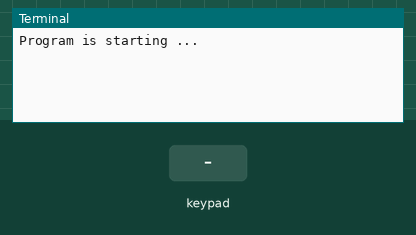
Recording of a program running on a simulated Raspberry Pi (BCM pin numbers). Shown: the last lines printed to the terminal. The test bench sets the inputs (shaded band). The clock reads 2024-03-15 10:24:30 at power-on unless the program sets it.

Above: at 1.2 s.
1.3 s: key '1' pressed
At 2.5 s:
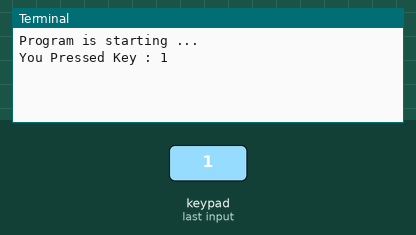
2.8 s: keypad keys 1 2 * pressed 0.4 s apart
At 4.1 s:
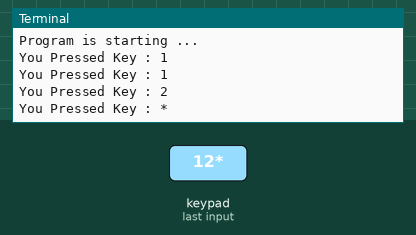
5.5 s: key 'A' pressed
At 6.7 s:
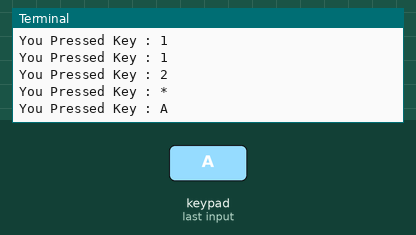
7.0 s: key 'C' pressed
At 8.2 s:
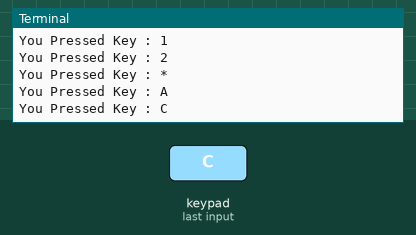
8.5 s: keypad keys 2 5 # pressed 0.4 s apart
At 10.1 s:
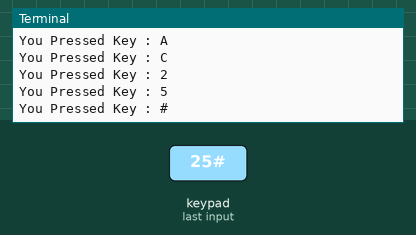
11.2 s: keypad keys 1 2 D pressed 0.4 s apart
At 13.4 s:
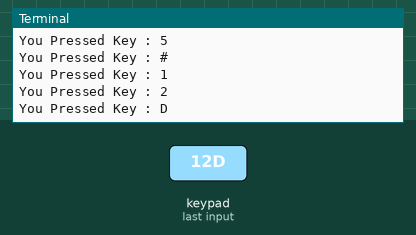
Timing chart, 0 to 14.9 s (numbered marks = the images above; inputs shaded):
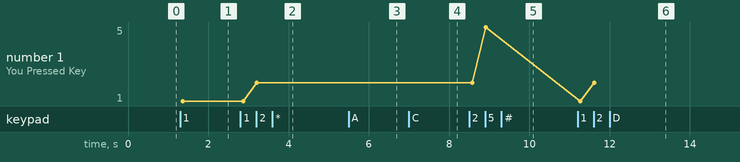

The program:

Keypad.py
```python
from gpiozero import InputDevice, OutputDevice
import time
#class Key:Define some of the properties of Key
class Key(object):
    NO_KEY = '\0'
    #Defines the four states of Key
    IDLE = 0
    PRESSED = 1
    HOLD = 2
    RELEASED = 3
    #define OPEN and CLOSED
    OPEN = 0
    CLOSED =1
    #constructor
    def __init__(self):
        self.kchar = self.NO_KEY
        self.kstate = self.IDLE
        self.kcode = -1
        self.stateChanged = False

class Keypad(object):
    NULL = '\0'
    LIST_MAX = 10   #Max number of keys on the active list.
    MAPSIZE = 10    #MAPSIZE is the number of rows (times 16 columns)
    bitMap = [0]*MAPSIZE
    key = [Key()]*LIST_MAX
    holdTime = 500      #key hold time
    holdTimer = 0
    startTime = 0
    #Allows custom keymap, pin configuration, and keypad sizes.
    def __init__(self,usrKeyMap,row_Pins,col_Pins,num_Rows,num_Cols):
        self.rowPins = row_Pins
        self.colPins = col_Pins
        self.numRows = num_Rows
        self.numCols = num_Cols

        self.keymap = usrKeyMap
        self.setDebounceTime(10)
    #Returns a single key only. Retained for backwards compatibility.
    def getKey(self):
        single_key = True
        if(self.getKeys() and self.key[0].stateChanged and (self.key[0].kstate == self.key[0].PRESSED)):
            return self.key[0].kchar
        single_key = False
        return self.key[0].NO_KEY
    #Populate the key list.
    def getKeys(self):
        keyActivity = False
        #Limit how often the keypad is scanned.
        if((time.time() - self.startTime) > self.debounceTime*0.001):
            self.scanKeys()
            keyActivity = self.updateList()
            self.startTime = time.time()
        return keyActivity
    #Hardware scan ,the result store in bitMap
    def scanKeys(self):
        #Re-intialize the row pins. Allows sharing these pins with other hardware.
        inputs = list(map(lambda pin: InputDevice(pin, pull_up=True), self.rowPins))
        #bitMap stores ALL the keys that are being pressed.   outputs = OutputDevice(pin_c,active_high=False)
        for pin_c in self.colPins:
            outputs = OutputDevice(pin_c)
            outputs.off()
            i=0
            for r in self.rowPins: #keypress is active low so invert to high.   inputs[i].is_active inputs[i].value
                self.bitMap[self.rowPins.index(r)] = self.bitWrite(self.bitMap[self.rowPins.index(r)],self.colPins.index(pin_c), inputs[i].value)
                i =i+1
            #Set pin to high impedance input. Effectively ends column pulse.
            outputs.on()
            outputs.close()
            outputs = InputDevice(pin_c,pull_up=True)
    #Manage the list without rearranging the keys. Returns true if any keys on the list changed state.
    def updateList(self):
        anyActivity = False
        kk = Key()
        #Delete any IDLE keys
        for i in range(self.LIST_MAX):
            if(self.key[i].kstate == kk.IDLE):
                self.key[i].kchar = kk.NO_KEY
                self.key[i].kcode = -1
                self.key[i].stateChanged = False
        # Add new keys to empty slots in the key list.
        for r in range(self.numRows):
            for c in range(self.numCols):
                button = self.bitRead(self.bitMap[r],c)
                keyChar = self.keymap[r * self.numCols +c]
                keyCode = r * self.numCols +c
                idx = self.findInList(keyCode)
                #Key is already on the list so set its next state.
                if(idx > -1):
                    self.nextKeyState(idx,button)
                #Key is NOT on the list so add it.
                if((idx == -1) and button):
                    for i in range(self.LIST_MAX):
                        if(self.key[i].kchar == kk.NO_KEY): #Find an empty slot or don't add key to list.
                            self.key[i].kchar = keyChar
                            self.key[i].kcode = keyCode
                            self.key[i].kstate = kk.IDLE    #Keys NOT on the list have an initial state of IDLE.
                            self.nextKeyState(i,button)
                            break   #Don't fill all the empty slots with the same key.
        #Report if the user changed the state of any key.
        for i in range(self.LIST_MAX):
            if(self.key[i].stateChanged):
                anyActivity = True
        return anyActivity
    #This function is a state machine but is also used for debouncing the keys.
    def nextKeyState(self,idx, button):
        self.key[idx].stateChanged = False
        kk = Key()
        if(self.key[idx].kstate == kk.IDLE):
            if(button == kk.CLOSED):
                self.transitionTo(idx,kk.PRESSED)
                self.holdTimer = time.time()    #Get ready for next HOLD state.
        elif(self.key[idx].kstate == kk.PRESSED):
            if((time.time() - self.holdTimer) > self.holdTime*0.001):   #Waiting for a key HOLD...
                self.transitionTo(idx,kk.HOLD)
            elif(button == kk.OPEN):        # or for a key to be RELEASED.
                self.transitionTo(idx,kk.RELEASED)
        elif(self.key[idx].kstate == kk.HOLD):
            if(button == kk.OPEN):
                self.transitionTo(idx,kk.RELEASED)
        elif(self.key[idx].kstate == kk.RELEASED):
            self.transitionTo(idx,kk.IDLE)

    def transitionTo(self,idx,nextState):
        self.key[idx].kstate = nextState
        self.key[idx].stateChanged = True
    #Search by code for a key in the list of active keys.
    #Returns -1 if not found or the index into the list of active keys.
    def findInList(self,keyCode):
        for i in range(self.LIST_MAX):
            if(self.key[i].kcode == keyCode):
                return i
        return -1
    #set Debounce Time, The default is 50ms
    def setDebounceTime(self,ms):
        self.debounceTime = ms
    #set HoldTime,The default is 500ms
    def setHoldTime(self,ms):
        self.holdTime = ms
    #
    def isPressed(keyChar):
        for i in range(self.LIST_MAX):
            if(self.key[i].kchar == keyChar):
                if(self.key[i].kstate == self.self.key[i].PRESSED and self.key[i].stateChanged):
                    return True
        return False
    #
    def waitForKey():
        kk = Key()
        waitKey = kk.NO_KEY
        while(waitKey == kk.NO_KEY):
            waitKey = getKey()
        return waitKey

    def getState():
        return self.key[0].kstate
    #
    def keyStateChanged():
        return self.key[0].stateChanged

    def bitWrite(self,x,n,b):
        if(b):
            x |= (1<<n)
        else:
            x &=(~(1<<n))
        return x
    def bitRead(self,x,n):
        if((x>>n)&1 == 1):
            return True
        else:
            return False

#######################EXAMPLE##################################
ROWS = 4
COLS = 4
keys =  [   '1','2','3','A',
            '4','5','6','B',
            '7','8','9','C',
            '*','0','#','D'     ]
rowsPins = [18, 23, 24, 25]
colsPins = [10, 22, 27, 17]

def loop():
    keypad = Keypad(keys,rowsPins,colsPins,ROWS,COLS)
    keypad.setDebounceTime(50)
    while(True):
        key = keypad.getKey()
        if(key != keypad.NULL):
            print ("You Pressed Key : %c "%(key) )

if __name__ == '__main__':     # Program start from here
    print ("Program is starting ... ")
    try:
        loop()
    except KeyboardInterrupt:  # When 'Ctrl+C' is pressed, the child program destroy() will be  executed.
        print("Ending program")
```

Measured:
- after the input at 1.3 s, the terminal: prints a new line after 0.07 s (image 1)
- after the input at 2.8 s, the terminal: prints a new line after 0.41 s (image 2)
- after the input at 5.5 s, the terminal: prints a new line after 0.07 s (image 3)
- after the input at 7.0 s, the terminal: prints a new line after 0.07 s (image 4)
- after the input at 8.5 s, the terminal: prints a new line after 0.07 s (image 5)
- after the input at 11.2 s, the terminal: prints a new line after 0.07 s (image 6)
- plotted number 1: 1 → 2 after the input at 2.8 s, 2 → 5 after the input at 8.5 s
